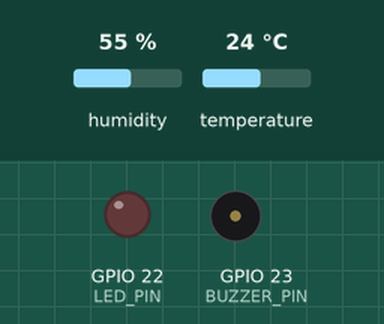
Bench run of a sketch on a simulated ESP32. Parts: output pins drawn as LEDs (lit = HIGH), buzzer (waves = sounding, pin HIGH). The inputs (shaded band) are chosen by the test bench; at power-on: humidity 55 %, temperature 24 °C. WiFi joins after 1.5 s; servers stay silent unless stated; uploads are accepted with an empty reply; what the sketch prints to the serial monitor is not drawn.

Above: at 2.7 s.
2.8 s: humidity set to 79 %
8.6 s: humidity set to 82 %
At 13.2 s:
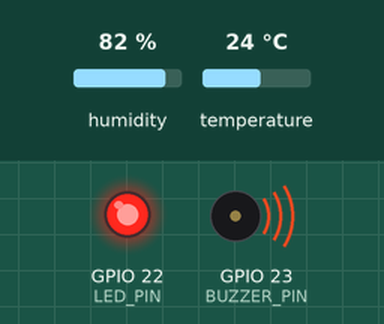
14.4 s: humidity set to 22 %
At 17.4 s:
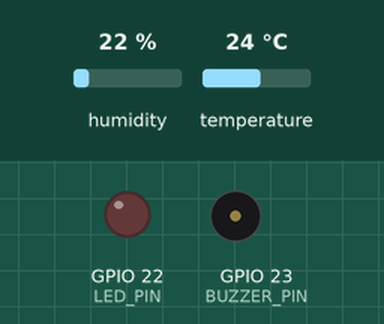
20.2 s: humidity set to 88 %
At 22.7 s:
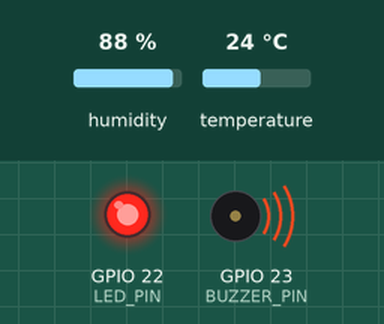
Timing chart, 0 to 24.2 s (numbered marks = the images above; inputs shaded):
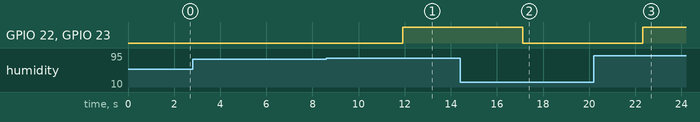

Measured:
- the behaviour switches between 80 and 81 % on humidity (found by bisection; images 0 and 1)
- after the input at 2.8 s, every drawn part: stays the same
- after the input at 8.6 s, GPIO 22 (LED_PIN), GPIO 23 (BUZZER_PIN): LOW → HIGH after 3.3 s
- after the input at 14.4 s, GPIO 22 (LED_PIN), GPIO 23 (BUZZER_PIN): HIGH → LOW after 2.7 s
- after the input at 20.2 s, GPIO 22 (LED_PIN), GPIO 23 (BUZZER_PIN): LOW → HIGH after 2.1 s

The sketch:

sketch.ino
```cpp
#include <DHT.h>
#include <WiFi.h>
#include <HTTPClient.h>

// --- PIN Tanımlamaları ---
#define DHT_PIN 21
#define DHT_TYPE DHT22
#define LED_PIN 22
#define BUZZER_PIN 23

// --- Nesne Tanımları ---
DHT dht(DHT_PIN, DHT_TYPE);

// --- Wi-Fi Ayarları ---
const char* ssid = "Wokwi-GUEST";
const char* password = "";
const char* serverUrl = "http://10.0.2.2:7287/api/sensordata"; // .NET API endpointi

void setup() {
  Serial.begin(9600);

  // Pin modları
  pinMode(LED_PIN, OUTPUT);
  pinMode(BUZZER_PIN, OUTPUT);

  // DHT başlat
  dht.begin();

  // Wi-Fi bağlantısı
  WiFi.begin(ssid, password);
  Serial.print("Wi-Fi bağlantısı bekleniyor");
  while (WiFi.status() != WL_CONNECTED) {
    delay(500);
    Serial.print(".");
  }
  Serial.println("\nWi-Fi bağlantısı sağlandı!");
}

void loop() {
  float temperature = dht.readTemperature();  // °C
  float humidity = dht.readHumidity();        // %

  if (isnan(temperature) || isnan(humidity)) {
    Serial.println("Sensör verisi okunamadı!");
    return;
  }

  // Sensör verilerini yazdır
  Serial.print("Sıcaklık: ");
  Serial.print(temperature);
  Serial.println(" °C");
  Serial.print("Nem: ");
  Serial.print(humidity);
  Serial.println(" %");

  // Şartlara göre LED ve buzzer kontrolü
  if (temperature > 70 || humidity > 80) {
    digitalWrite(LED_PIN, HIGH);
    digitalWrite(BUZZER_PIN, HIGH);
  } else {
    digitalWrite(LED_PIN, LOW);
    digitalWrite(BUZZER_PIN, LOW);
  }

  // API'ye veri gönder
  if (WiFi.status() == WL_CONNECTED) {
    HTTPClient http;
    http.begin(serverUrl);
    http.addHeader("Content-Type", "application/json");

    // JSON verisi oluştur
    String jsonData = "{\"deviceId\":1,\"temperature\":" + String(temperature) +
                      ",\"humidity\":" + String(humidity) +
                      ",\"timestamp\":\"2025-07-06T17:30:00\"}";

    // POST isteği gönder
    int httpResponseCode = http.POST(jsonData);

    Serial.print("HTTP yanıt kodu: ");
    Serial.println(httpResponseCode);

    http.end();
  } else {
    Serial.println("Wi-Fi bağlantısı yok.");
  }

  delay(5000); // 5 saniyede bir veri gönder
}
```
